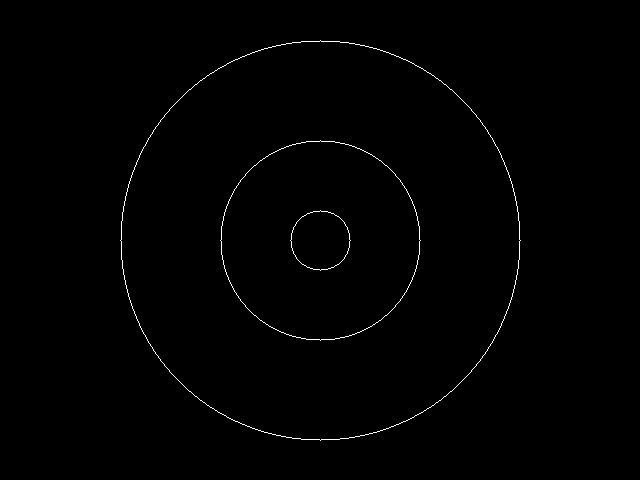
#> input picture Datas/CirclesInCircle.png, 640 x 480 px
$ python ContoursFinder.py   (Python 2 division)
#> lines starting #> are read from the running program, lines starting #| are printed output that depends on the picture; after the words box and inside, x2 and y2 are one past the last pixel; in counts of white or black regions, pixels touching at a corner belong together
#!/usr/bin/python2.7
# -*- coding:utf-8 -*-
__author__ = 'lh'
__version__ = '1.0'
__date__ = '20/04/2015'


import sys
sys.path.append("../../../")

import cv2
import numpy as np

import Src.ToolBox.ImageProcessTool as IPT


if __name__ == '__main__':
    # [12 lines of commented-out code are left out]

    Img = np.zeros((480, 640), dtype=np.uint8)
    cv2.line(Img, (100, 200), (300, 400), color=255, thickness=1)
    cv2.imshow('Line', Img)
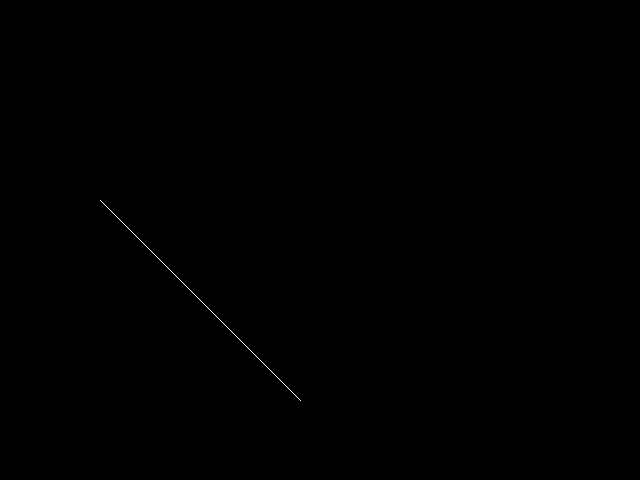
#> window 'Line': shape (480, 640); 0.07% white in thin lines or dots, all inside (x1, y1, x2, y2) = (100, 200, 301, 401)
    cv2.waitKey()
    cv2.imwrite(filename='../../../Datas/Line.png', img=Img)

    # =========================== Find Contours =========================== #
    # SrcImg = cv2.imread('../../../Datas/Numbers.png')
    SrcImg = cv2.imread('../../../Datas/CirclesInCircle.png')
#> SrcImg is the input picture: shape (480, 640, 3); 0.61% white in thin lines or dots, all inside (x1, y1, x2, y2) = (120, 40, 521, 441)
    GrayImg = cv2.cvtColor(src=SrcImg, code=cv2.COLOR_BGR2GRAY)
    # _, BinImg = cv2.threshold(src=GrayImg, thresh=0, maxval=255, type=cv2.THRESH_OTSU | cv2.THRESH_BINARY_INV)
    _, BinImg = cv2.threshold(src=GrayImg, thresh=0, maxval=255, type=cv2.THRESH_OTSU)

    # -------------------------- Hierarchy structure -------------------------- #
    Contours, Hierarchy = \
        cv2.findContours(image=BinImg.copy(), mode=cv2.RETR_CCOMP, method=cv2.CHAIN_APPROX_NONE, offset=None)
#> Contours = 6 contours; box (x1, y1, x2, y2) and area: (120, 40, 521, 441) 125064, (120, 40, 521, 441) 125064, (220, 140, 421, 341) 31134, (220, 140, 421, 341) 31134, (290, 210, 351, 271) 2736, (290, 210, 351, 271) 2736
    print Hierarchy
#| [[[ 2 -1  1 -1]
#|   [-1 -1 -1  0]
#|   [ 4  0  3 -1]
#|   [-1 -1 -1  2]
#|   [-1  2  5 -1]
#|   [-1 -1 -1  4]]]
    Contours, Hierarchy = \
        cv2.findContours(image=BinImg.copy(), mode=cv2.RETR_TREE, method=cv2.CHAIN_APPROX_NONE, offset=None)
    print Hierarchy
#| [[[-1 -1  1 -1]
#|   [-1 -1  2  0]
#|   [-1 -1  3  1]
#|   [-1 -1  4  2]
#|   [-1 -1  5  3]
#|   [-1 -1 -1  4]]]
    HierarchyData = Hierarchy[0]
    Start = HierarchyData[0]
#> Start = [-1, -1, 1, -1]
    Next = Start[0]
#> Next = -1
    Prev = Start[1]
#> Prev = -1
    Child = Start[2]
#> Child = 1
    Parent = Start[3]
#> Parent = -1
    cv2.imshow('Gray', GrayImg)
    cv2.imshow('Bin', BinImg)
    cv2.waitKey()

    # -------------------------- CHAIN_APPROX_NONE -------------------------- #
    SrcImg = cv2.imread('../../../Datas/Rectangle.png')
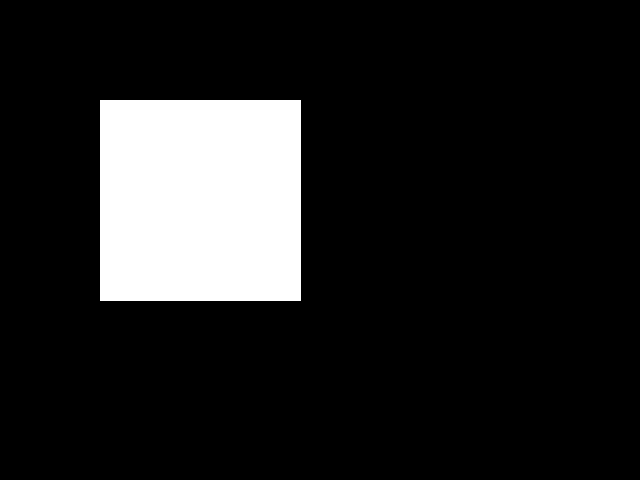
#> input picture Datas/Rectangle.png, 640 x 480 px
#> SrcImg is the input picture: shape (480, 640, 3); 13.2% white; 1 white region, box (x1, y1, x2, y2) and area: (100, 100, 301, 301) 40401
    GrayImg = cv2.cvtColor(src=SrcImg, code=cv2.COLOR_BGR2GRAY)
#> GrayImg: shape (480, 640); 13.2% white; 1 white region
    _, BinImg = cv2.threshold(src=GrayImg, thresh=0, maxval=255, type=cv2.THRESH_OTSU)

    ApproxNoneImg = SrcImg.copy()
    ApproxSimpleImg = SrcImg.copy()
    Contours, Hierarchy = \
        cv2.findContours(image=BinImg.copy(), mode=cv2.RETR_EXTERNAL, method=cv2.CHAIN_APPROX_NONE, offset=None)
#> Contours = 1 contour; box (x1, y1, x2, y2) and area: (100, 100, 301, 301) 40000
#> (the run stopped early here; a loop or call above may not have finished)
